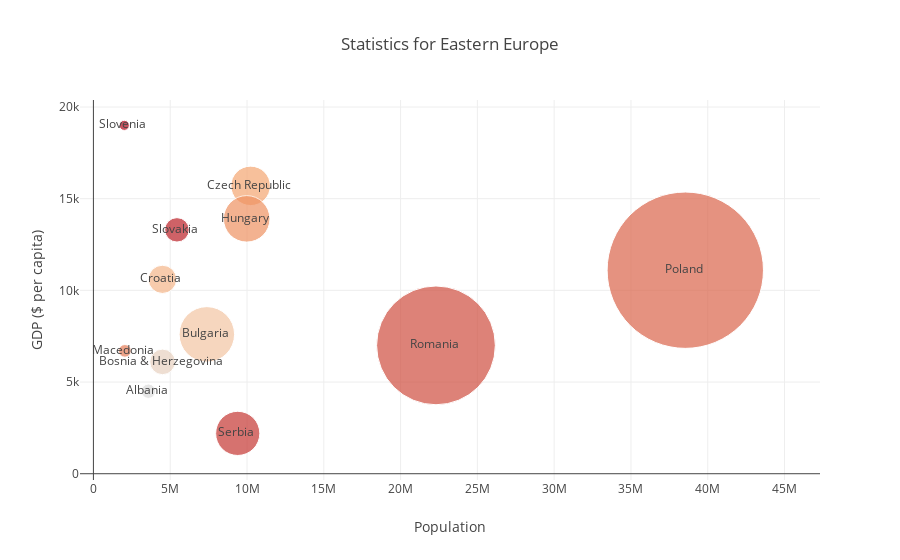

Write notebook code for a chart like this one.
### Markdown cell above
У нас имеется 4 параметра: название страны, ее население, площадь и ВВП на душу населения. Для того, чтобы изобразить их все, будем использовать Scatter с цветными окружностями. Где по оси х будет отложено население страны, по оси у ВВП на душу населения, размер окружности будет задавать площадь страны, а цвет и надпись будет говорить о названии страны. Используем опять же библиотеку plotly.

### Code cell
trace = go.Scatter(
    x=countries_in_europe.Population,
    y=countries_in_europe['GDP ($ per capita)'],
    mode = 'markers+text',
    text = countries_in_europe.Country,
    marker = dict(
        size = 1/2000*countries_in_europe['Area (sq. mi.)'],
        color = list(range(0,len(countries_in_europe.Country.unique())))
    )
)

data = [trace]

layout = go.Layout(
    title = 'Statistics for Eastern Europe',
    xaxis=dict(
        autorange=True,
        title='Population',
    ),
    yaxis=dict(
        autorange=True,
        title='GDP ($ per capita)'
    ))
    
fig = go.Figure(data=data, layout=layout)

iplot(fig, show_link=False)

### Figure 1 — Plotly figure (JSON) as saved in the notebook; plotly's stock layout.template omitted (floating-point values rounded to 4 significant figures)
{"data": [{"marker": {"color": [0, 1, 2, 3, 4, 5, 6, 7, 8, 9, 10, 11], "size": [14.37, 25.56, 55.45, 28.27, 39.43, 46.52, 12.67, 156.3, 118.8, 44.18, 24.42, 10.14]}, "mode": "markers+text", "text": ["Albania ", "Bosnia & Herzegovina ", "Bulgaria ", "Croatia ", "Czech Republic ", "Hungary ", "Macedonia ", "Poland ", "Romania ", "Serbia ", "Slovakia ", "Slovenia "], "type": "scatter", "uid": "e532096e-3e57-48fc-9b71-77305288f6d3", "x": [3581655, 4498976, 7385367, 4494749, 10235455, 9981334, 2050554, 38536869, 22303552, 9396411, 5439448, 2010347], "y": [4500, 6100, 7600, 10600, 15700, 13900, 6700, 11100, 7000, 2200, 13300, 19000]}], "layout": {"title": "Statistics for Eastern Europe", "xaxis": {"autorange": true, "title": "Population"}, "yaxis": {"autorange": true, "title": "GDP ($ per capita)"}}}
